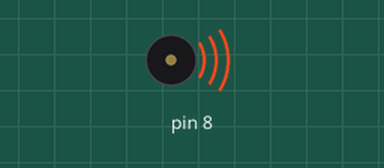
This sketch was run on a simulated Arduino Uno, built with avr-gcc and run on an emulated ATmega328P. Shown: buzzer (waves = sounding).

Above: at 0.1 s.
At 3.3 s:
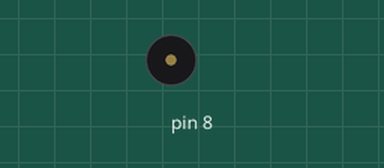
Timing chart, 0 to 4.8 s (numbered marks = the images above):
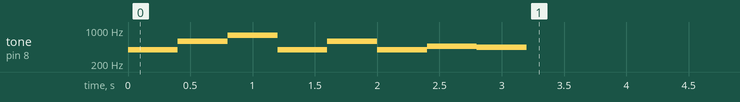

The sketch:

sudong_budger.ino
```cpp
#define C4  262
#define D4  294    //이렇게 Define하는 이유는 int나 float long double등으로 변수를 생성 할시
#define E4  330    //메모리에 데이터가 저장되므로 데이터가 쓰인다. 하지만 Define은 뒤에 ';'가 붙지 않는다.
#define F4  349    //상수는 메모리를 차지하지 않는다.
#define G4  392
#define A4  440
#define B4  494
#define C5  523
#define D5  587
#define E5  659
#define F5  698
#define G5  784
#define A5  880
#define B5  988
int melody[] = {G4, D5, G5, G4, D5, G4, 466,A4,E5,F5  };

void setup() {
  for (int i=0; i<8; i++) {
    tone(8, melody[i], 450); // 8번에 출력 알아서 해줌, tone(포트, 배열, 소리 길이)
    delay(400); // 0.25초 동안 소리가 나고 0.15초 딜레이
    noTone(8); // 소리 끊기
  }
}

void loop() {
  // put your main code here, to run repeatedly:

  }
```
